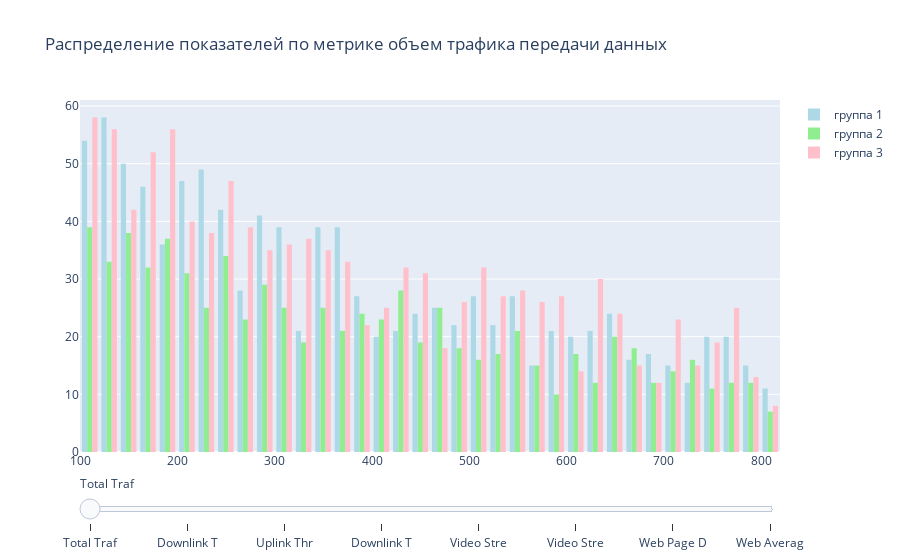

Notebook source saved alongside this figure:
### Code cell
import plotly.graph_objects as go
fig = go.Figure()
for metric in metrics:
    visible = False
    if metric == start_metric: 
        visible = True 
    for group_num, color in list(zip([1, 2, 3], ['lightblue', 'lightgreen', 'pink'])):
        quant = groups[metric].quantile(q = 0.95)
        datas = groups.loc[(groups['group'] == group_num) & (groups[metric] < quant)][metric]
        fig.add_trace(
            go.Histogram(
                x=datas,
                marker_color=color,
                visible=visible,
                name='группа ' + str(group_num))
        )
        

mysteps = []
for i in range(len(metrics)):
    tmp = []
    for j in range(len(metrics)):
        if (i == j):
            tmp.append(True)
        else:
            tmp.append(False)
    step = dict(
        method="update",
        args = [
            {'visible': tmp},
            {'title.text' : 'Распределение показателей по метрике {} у групп пользователей'.format(metrics_names[i])}
        ],
        label = metrics[i][:10]
    )
    mysteps.append(step)
    

fig.update_layout(
    sliders=[dict(
        steps=mysteps, 
    )]
)

fig.update_layout(
    title={'text': 'Распределение показателей по метрике {}'.format(metrics_names[0])}
)       

fig.write_html("compare_metrics.html")
fig.show()

### Figure 1 — Plotly figure (JSON) as saved in the notebook; plotly's stock layout.template omitted (floating-point values rounded to 4 significant figures; data arrays with more than 128 entries replaced by an {"elided": "..."} marker saying what was removed)
{"data": [{"marker": {"color": "lightblue"}, "name": "группа 1", "type": "histogram", "visible": true, "x": {"elided": "1031 int values"}}, {"marker": {"color": "lightgreen"}, "name": "группа 2", "type": "histogram", "visible": true, "x": {"elided": "778 int values"}}, {"marker": {"color": "pink"}, "name": "группа 3", "type": "histogram", "visible": true, "x": {"elided": "1096 int values"}}, {"marker": {"color": "lightblue"}, "name": "группа 1", "type": "histogram", "visible": false, "x": {"elided": "1008 int values"}}, {"marker": {"color": "lightgreen"}, "name": "группа 2", "type": "histogram", "visible": false, "x": {"elided": "785 int values"}}, {"marker": {"color": "pink"}, "name": "группа 3", "type": "histogram", "visible": false, "x": {"elided": "1112 int values"}}, {"marker": {"color": "lightblue"}, "name": "группа 1", "type": "histogram", "visible": false, "x": {"elided": "1014 int values"}}, {"marker": {"color": "lightgreen"}, "name": "группа 2", "type": "histogram", "visible": false, "x": {"elided": "785 int values"}}, {"marker": {"color": "pink"}, "name": "группа 3", "type": "histogram", "visible": false, "x": {"elided": "1106 int values"}}, {"marker": {"color": "lightblue"}, "name": "группа 1", "type": "histogram", "visible": false, "x": {"elided": "1041 int values"}}, {"marker": {"color": "lightgreen"}, "name": "группа 2", "type": "histogram", "visible": false, "x": {"elided": "787 int values"}}, {"marker": {"color": "pink"}, "name": "группа 3", "type": "histogram", "visible": false, "x": {"elided": "1074 int values"}}, {"marker": {"color": "lightblue"}, "name": "группа 1", "type": "histogram", "visible": false, "x": {"elided": "1020 int values"}}, {"marker": {"color": "lightgreen"}, "name": "группа 2", "type": "histogram", "visible": false, "x": {"elided": "782 int values"}}, {"marker": {"color": "pink"}, "name": "группа 3", "type": "histogram", "visible": false, "x": {"elided": "1103 int values"}}, {"marker": {"color": "lightblue"}, "name": "группа 1", "type": "histogram", "visible": false, "x": {"elided": "1044 int values"}}, {"marker": {"color": "lightgreen"}, "name": "группа 2", "type": "histogram", "visible": false, "x": {"elided": "783 int values"}}, {"marker": {"color": "pink"}, "name": "группа 3", "type": "histogram", "visible": false, "x": {"elided": "1078 int values"}}, {"marker": {"color": "lightblue"}, "name": "группа 1", "type": "histogram", "visible": false, "x": {"elided": "1015 int values"}}, {"marker": {"color": "lightgreen"}, "name": "группа 2", "type": "histogram", "visible": false, "x": {"elided": "789 int values"}}, {"marker": {"color": "pink"}, "name": "группа 3", "type": "histogram", "visible": false, "x": {"elided": "1101 int values"}}, {"marker": {"color": "lightblue"}, "name": "группа 1", "type": "histogram", "visible": false, "x": {"elided": "1044 int values"}}, {"marker": {"color": "lightgreen"}, "name": "группа 2", "type": "histogram", "visible": false, "x": {"elided": "797 int values"}}, {"marker": {"color": "pink"}, "name": "группа 3", "type": "histogram", "visible": false, "x": {"elided": "1064 int values"}}], "layout": {"sliders": [{"steps": [{"args": [{"visible": [true, false, false, false, false, false, false, false]}, {"title.text": "Распределение показателей по метрике объем трафика передачи данных у групп пользователей"}], "label": "Total Traf", "method": "update"}, {"args": [{"visible": [false, true, false, false, false, false, false, false]}, {"title.text": "Распределение показателей по метрике средняя скорость «к абоненту» у групп пользователей"}], "label": "Downlink T", "method": "update"}, {"args": [{"visible": [false, false, true, false, false, false, false, false]}, {"title.text": "Распределение показателей по метрике средняя скорость «от абонента» у групп пользователей"}], "label": "Uplink Thr", "method": "update"}, {"args": [{"visible": [false, false, false, true, false, false, false, false]}, {"title.text": "Распределение показателей по метрике частота переотправок пакетов «к абоненту» у групп пользователей"}], "label": "Downlink T", "method": "update"}, {"args": [{"visible": [false, false, false, false, true, false, false, false]}, {"title.text": "Распределение показателей по метрике скорость загрузки потокового видео у групп пользователей"}], "label": "Video Stre", "method": "update"}, {"args": [{"visible": [false, false, false, false, false, true, false, false]}, {"title.text": "Распределение показателей по метрике задержка старта воспроизведения видео у групп пользователей"}], "label": "Video Stre", "method": "update"}, {"args": [{"visible": [false, false, false, false, false, false, true, false]}, {"title.text": "Распределение показателей по метрике скорость загрузки web-страниц через браузер у групп пользователей"}], "label": "Web Page D", "method": "update"}, {"args": [{"visible": [false, false, false, false, false, false, false, true]}, {"title.text": "Распределение показателей по метрике пинг при просмотре web-страниц у групп пользователей"}], "label": "Web Averag", "method": "update"}]}], "title": {"text": "Распределение показателей по метрике объем трафика передачи данных"}}}
